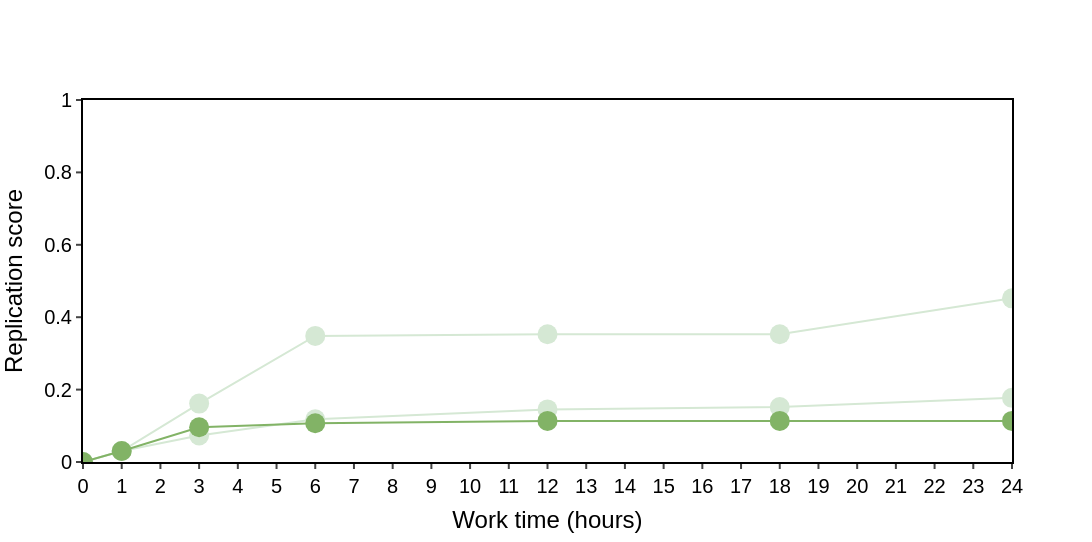
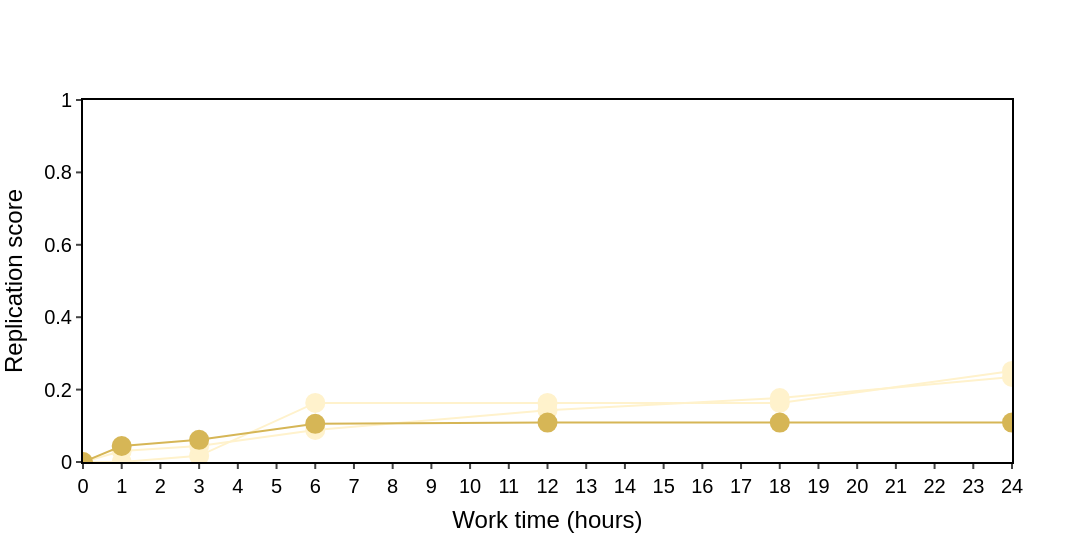
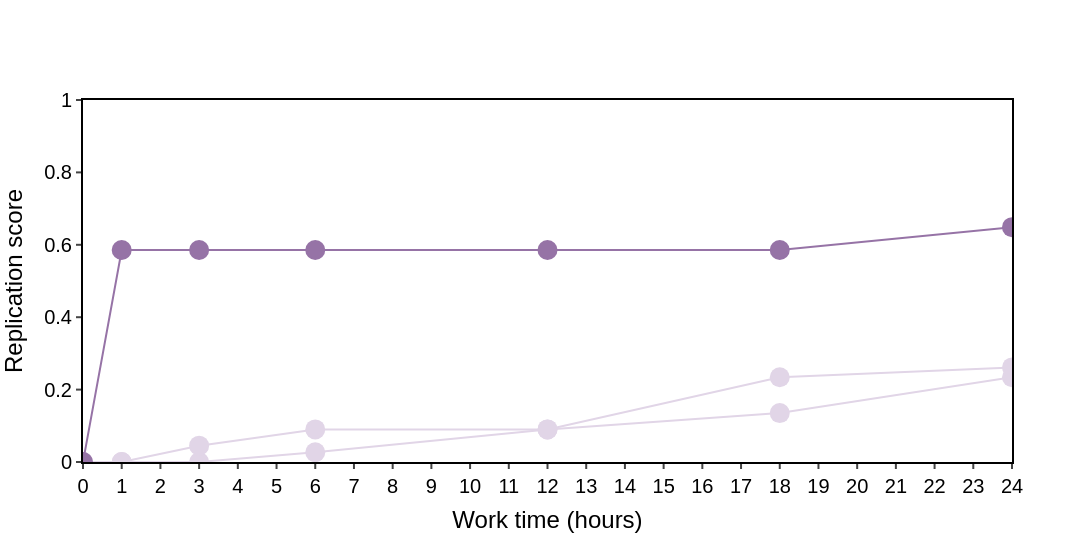
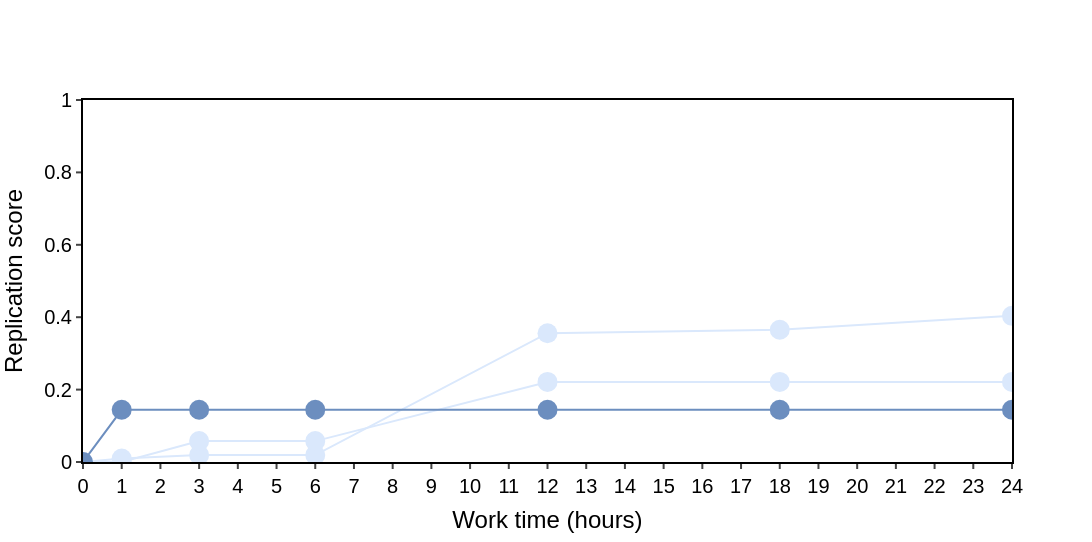

The notebook cell these images were saved under, in order:
### Code cell
line_width = 2

y_p_list = [ymp, yas, ycr, yng, ypc]
color_p_list = ['#82B366', '#D6B656', '#9673A6', '#6C8EBF', '#B85450']
name_list = ['developmental biology', 'trait mechanisms', 'epigenetics', 'integrated omics analysis', 'synthetic biology']
y_h1_list = [ymp1, yas1, ycr1, yng1, ypc1]
y_h2_list = [ymp2, yas2, ycr2, yng2, ypc2]
color_h_list = ['#D5E8D4', '#FFF2CC', '#E1D5E7', '#DAE8FC', '#F8CECC']
alpha = ['a', 'b', 'c', 'd', 'e']
paper_list = ['mp', 'as', 'cr', 'ng', 'pc']

for i in range(5):
    fig = go.Figure()
    fig.add_trace(go.Scatter(
        x=x,
        y=y_h1_list[i],
        line_color=color_h_list[i],
        line_width=line_width,
        marker={'size': 20},
        showlegend=False,
        name=f'Human-1 - {name_list[i]}',
    ))
    fig.add_trace(go.Scatter(
        x=x,
        y=y_h2_list[i],
        line_color=color_h_list[i],
        line_width=line_width,
        marker={'size': 20},
        showlegend=False,
        name=f'Human-1 - {name_list[i]}',
    ))
    fig.add_trace(go.Scatter(
        x=x, y=y_p_list[i],
        line_color=color_p_list[i],
        line_width=line_width,
        marker={'size': 20},
        showlegend=False,
        name=f'Phytomni - {name_list[i]}',
    ))

    fig.update_layout(
        xaxis={'showline': True, 'linewidth': line_width, 'linecolor': 'rgb(0,0,0)', 'mirror': True, 'ticks': 'outside', 'tickwidth': line_width, 'title_text': 'Work time (hours)', 'dtick': 1, 'range': [0, 24]},
        yaxis={'showline': True, 'linewidth': line_width, 'linecolor': 'rgb(0,0,0)', 'mirror': True, 'ticks': 'outside', 'tickwidth': line_width, 'title_text': 'Replication score', 'range': [0, 1]},
        plot_bgcolor='white',
        font_family='Arial',
        font_color='rgb(0,0,0)',
        font_size=20,
        width=1920,
        height=1920*26/5/18.4)
    fig.update_traces(mode='lines+markers')

    fig.show()
    # file_prefix = f'supplementary_fig.6{alpha[i]}.model.paperbench-{paper_list[i]}.line'.lower().replace(' ', '_')
    # fig.write_image(f'{file_prefix}.pdf')
    # fig.write_image(f'{file_prefix}.png')

### Figure 1 — Plotly figure (JSON) as saved in the notebook; plotly's stock layout.template omitted (floating-point values rounded to 4 significant figures)
{"data": [{"line": {"color": "#D5E8D4", "width": 2}, "marker": {"size": 20}, "mode": "lines+markers", "name": "Human-1 - developmental biology", "showlegend": false, "type": "scatter", "x": [0, 1, 3, 6, 12, 18, 24], "y": [0, 0.03035, 0.07348, 0.1182, 0.1454, 0.1518, 0.1773]}, {"line": {"color": "#D5E8D4", "width": 2}, "marker": {"size": 20}, "mode": "lines+markers", "name": "Human-1 - developmental biology", "showlegend": false, "type": "scatter", "x": [0, 1, 3, 6, 12, 18, 24], "y": [0, 0.03035, 0.1613, 0.3482, 0.353, 0.353, 0.4521]}, {"line": {"color": "#82B366", "width": 2}, "marker": {"size": 20}, "mode": "lines+markers", "name": "Phytomni - developmental biology", "showlegend": false, "type": "scatter", "x": [0, 1, 3, 6, 12, 18, 24], "y": [0, 0.03035, 0.09585, 0.107, 0.1134, 0.1134, 0.1134]}], "layout": {"font": {"color": "rgb(0,0,0)", "family": "Arial", "size": 20}, "height": 542.6, "plot_bgcolor": "white", "width": 1920, "xaxis": {"dtick": 1, "linecolor": "rgb(0,0,0)", "linewidth": 2, "mirror": true, "range": [0, 24], "showline": true, "ticks": "outside", "tickwidth": 2, "title": {"text": "Work time (hours)"}}, "yaxis": {"linecolor": "rgb(0,0,0)", "linewidth": 2, "mirror": true, "range": [0, 1], "showline": true, "ticks": "outside", "tickwidth": 2, "title": {"text": "Replication score"}}}}

### Figure 2 — Plotly figure (JSON) as saved in the notebook; plotly's stock layout.template omitted (floating-point values rounded to 4 significant figures)
{"data": [{"line": {"color": "#FFF2CC", "width": 2}, "marker": {"size": 20}, "mode": "lines+markers", "name": "Human-1 - trait mechanisms", "showlegend": false, "type": "scatter", "x": [0, 1, 3, 6, 12, 18, 24], "y": [0, 0, 0.01701, 0.1633, 0.1633, 0.1633, 0.2517]}, {"line": {"color": "#FFF2CC", "width": 2}, "marker": {"size": 20}, "mode": "lines+markers", "name": "Human-1 - trait mechanisms", "showlegend": false, "type": "scatter", "x": [0, 1, 3, 6, 12, 18, 24], "y": [0, 0.03061, 0.04422, 0.08844, 0.1429, 0.1769, 0.2347]}, {"line": {"color": "#D6B656", "width": 2}, "marker": {"size": 20}, "mode": "lines+markers", "name": "Phytomni - trait mechanisms", "showlegend": false, "type": "scatter", "x": [0, 1, 3, 6, 12, 18, 24], "y": [0, 0.04422, 0.06122, 0.1054, 0.1088, 0.1088, 0.1088]}], "layout": {"font": {"color": "rgb(0,0,0)", "family": "Arial", "size": 20}, "height": 542.6, "plot_bgcolor": "white", "width": 1920, "xaxis": {"dtick": 1, "linecolor": "rgb(0,0,0)", "linewidth": 2, "mirror": true, "range": [0, 24], "showline": true, "ticks": "outside", "tickwidth": 2, "title": {"text": "Work time (hours)"}}, "yaxis": {"linecolor": "rgb(0,0,0)", "linewidth": 2, "mirror": true, "range": [0, 1], "showline": true, "ticks": "outside", "tickwidth": 2, "title": {"text": "Replication score"}}}}

### Figure 3 — Plotly figure (JSON) as saved in the notebook; plotly's stock layout.template omitted (floating-point values rounded to 4 significant figures)
{"data": [{"line": {"color": "#E1D5E7", "width": 2}, "marker": {"size": 20}, "mode": "lines+markers", "name": "Human-1 - epigenetics", "showlegend": false, "type": "scatter", "x": [0, 1, 3, 6, 12, 18, 24], "y": [0, 0, 0, 0.02703, 0.09009, 0.1351, 0.2342]}, {"line": {"color": "#E1D5E7", "width": 2}, "marker": {"size": 20}, "mode": "lines+markers", "name": "Human-1 - epigenetics", "showlegend": false, "type": "scatter", "x": [0, 1, 3, 6, 12, 18, 24], "y": [0, 0, 0.04505, 0.09009, 0.09009, 0.2342, 0.2613]}, {"line": {"color": "#9673A6", "width": 2}, "marker": {"size": 20}, "mode": "lines+markers", "name": "Phytomni - epigenetics", "showlegend": false, "type": "scatter", "x": [0, 1, 3, 6, 12, 18, 24], "y": [0, 0.5856, 0.5856, 0.5856, 0.5856, 0.5856, 0.6486]}], "layout": {"font": {"color": "rgb(0,0,0)", "family": "Arial", "size": 20}, "height": 542.6, "plot_bgcolor": "white", "width": 1920, "xaxis": {"dtick": 1, "linecolor": "rgb(0,0,0)", "linewidth": 2, "mirror": true, "range": [0, 24], "showline": true, "ticks": "outside", "tickwidth": 2, "title": {"text": "Work time (hours)"}}, "yaxis": {"linecolor": "rgb(0,0,0)", "linewidth": 2, "mirror": true, "range": [0, 1], "showline": true, "ticks": "outside", "tickwidth": 2, "title": {"text": "Replication score"}}}}

### Figure 4 — Plotly figure (JSON) as saved in the notebook; plotly's stock layout.template omitted (floating-point values rounded to 4 significant figures)
{"data": [{"line": {"color": "#DAE8FC", "width": 2}, "marker": {"size": 20}, "mode": "lines+markers", "name": "Human-1 - integrated omics analysis", "showlegend": false, "type": "scatter", "x": [0, 1, 3, 6, 12, 18, 24], "y": [0, 0.009615, 0.01923, 0.01923, 0.3558, 0.3654, 0.4038]}, {"line": {"color": "#DAE8FC", "width": 2}, "marker": {"size": 20}, "mode": "lines+markers", "name": "Human-1 - integrated omics analysis", "showlegend": false, "type": "scatter", "x": [0, 1, 3, 6, 12, 18, 24], "y": [0, 0, 0.05769, 0.05769, 0.2212, 0.2212, 0.2212]}, {"line": {"color": "#6C8EBF", "width": 2}, "marker": {"size": 20}, "mode": "lines+markers", "name": "Phytomni - integrated omics analysis", "showlegend": false, "type": "scatter", "x": [0, 1, 3, 6, 12, 18, 24], "y": [0, 0.1442, 0.1442, 0.1442, 0.1442, 0.1442, 0.1442]}], "layout": {"font": {"color": "rgb(0,0,0)", "family": "Arial", "size": 20}, "height": 542.6, "plot_bgcolor": "white", "width": 1920, "xaxis": {"dtick": 1, "linecolor": "rgb(0,0,0)", "linewidth": 2, "mirror": true, "range": [0, 24], "showline": true, "ticks": "outside", "tickwidth": 2, "title": {"text": "Work time (hours)"}}, "yaxis": {"linecolor": "rgb(0,0,0)", "linewidth": 2, "mirror": true, "range": [0, 1], "showline": true, "ticks": "outside", "tickwidth": 2, "title": {"text": "Replication score"}}}}
